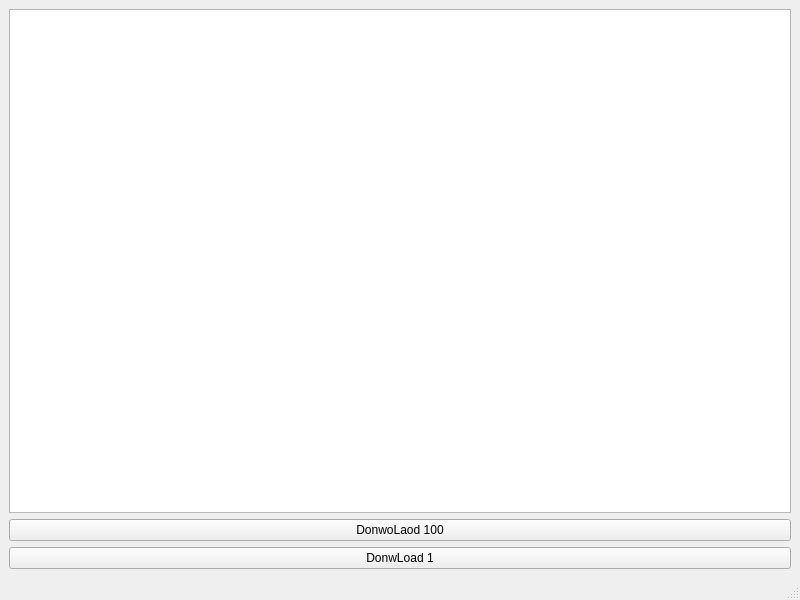
<?xml version="1.0" encoding="UTF-8"?>
<ui version="4.0">
 <class>FileDLDev</class>
 <widget class="QMainWindow" name="FileDLDev">
  <property name="geometry">
   <rect>
    <x>0</x>
    <y>0</y>
    <width>800</width>
    <height>600</height>
   </rect>
  </property>
  <property name="windowTitle">
   <string>FileDLDev</string>
  </property>
  <widget class="QWidget" name="centralwidget">
   <layout class="QGridLayout" name="gridLayout">
    <item row="1" column="0">
     <widget class="QPushButton" name="pushButton">
      <property name="text">
       <string>DonwoLaod 100</string>
      </property>
     </widget>
    </item>
    <item row="0" column="0">
     <widget class="QPlainTextEdit" name="plainTextEdit"/>
    </item>
    <item row="2" column="0">
     <widget class="QPushButton" name="pushButton_2">
      <property name="text">
       <string>DonwLoad 1</string>
      </property>
     </widget>
    </item>
   </layout>
  </widget>
  <widget class="QMenuBar" name="menubar">
   <property name="geometry">
    <rect>
     <x>0</x>
     <y>0</y>
     <width>800</width>
     <height>17</height>
    </rect>
   </property>
  </widget>
  <widget class="QStatusBar" name="statusbar"/>
 </widget>
 <resources/>
 <connections/>
</ui>
